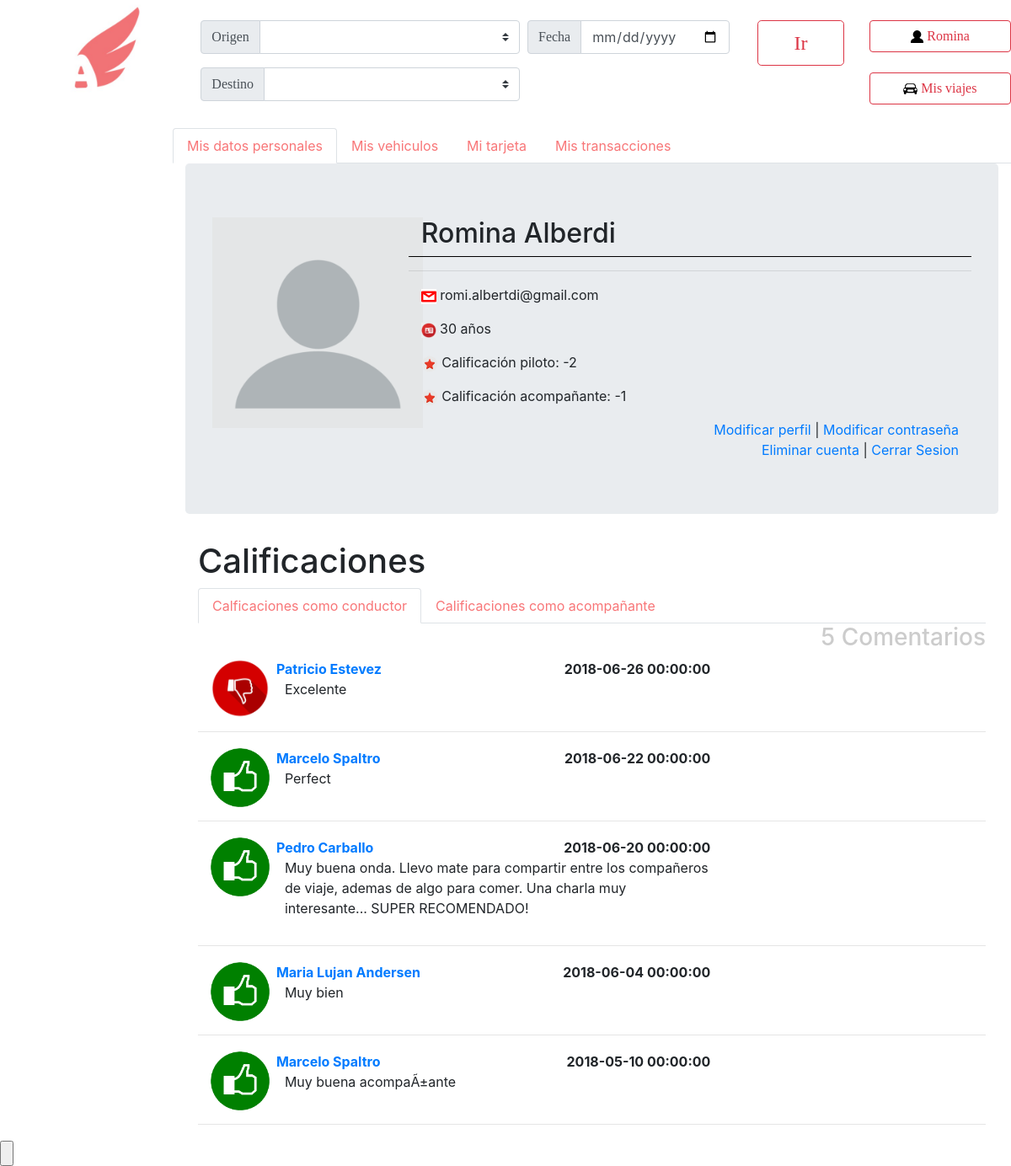
The page /MiCuenta.php (signed in) on the database its author committed.
### tables this page shows
CREATE TABLE IF NOT EXISTS `usuarios` (
  `nombre` varchar(50) NOT NULL,
  `apellido` varchar(50) NOT NULL,
  `email` varchar(50) NOT NULL,
  `clave` varchar(50) NOT NULL,
  `fecha` date NOT NULL,
  `foto` longblob,
  `token` varchar(100) NOT NULL,
  `ID` int(11) NOT NULL AUTO_INCREMENT,
  `borrado` tinyint(1) NOT NULL DEFAULT '0',
  `penalizacion` int(20) NOT NULL DEFAULT '0',
  `penalizacion_acom` int(20) NOT NULL DEFAULT '0',
  `deuda` float NOT NULL DEFAULT '0',
  PRIMARY KEY (`ID`)
);

CREATE TABLE IF NOT EXISTS `calificaciones` (
  `IDorigen` int(10) NOT NULL,
  `IDdestino` int(10) NOT NULL,
  `comentario` varchar(500) DEFAULT NULL,
  `fecha` datetime NOT NULL,
  `calificacion` int(2) NOT NULL DEFAULT '0',
  `IDcalif` int(11) NOT NULL AUTO_INCREMENT,
  `aConductor` tinyint(1) NOT NULL DEFAULT '1',
  `IDviaje` int(100) NOT NULL,
  `fechaCal` datetime NOT NULL DEFAULT '0000-00-00 00:00:00',
  PRIMARY KEY (`IDcalif`)
);

### funciones.php (called while the page is built, shortened)
<?php
	function calcularEdad($miCumpleanos){
		$cumpleanos = new DateTime($miCumpleanos);
                $hoy = new DateTime();
   	 	$annos = $hoy->diff($cumpleanos);
                return $annos->y;
	}
?>

### MiCuenta.php (the view, shortened to what this page needs)
<html lang="en">
  <head>
    <link rel="stylesheet" href="css/bootstrap.min.css">
  </head>
  <body>
            <?php
            require ('funciones.php');
            $link=conectarABase();
            $email=$_SESSION['email'];
            $resultado = mysqli_query($link, "SELECT * FROM usuarios where email='$email'");
            $row = $resultado->fetch_array(MYSQLI_ASSOC);
            $IDusuario= $row['ID'];
            $puntos=0;
            $calificaciones = mysqli_query($link, "SELECT calificacion FROM calificaciones where IDdestino=$IDusuario AND aConductor");
            while($cal = $calificaciones->fetch_array(MYSQLI_NUM)){
                $puntos=$puntos+$cal[0];
            }
            $puntos = $puntos - $row['penalizacion'];
            $puntosA=0;
            $calificacionesA= mysqli_query($link, "SELECT calificacion FROM calificaciones where IDdestino=$IDusuario AND !aConductor");
            while($calA = $calificacionesA->fetch_array(MYSQLI_NUM)){
                $puntosA=$puntosA+$calA[0];
            }
            $puntosA = $puntosA - $row['penalizacion_acom'];
            $calificaciones = mysqli_query($link,"SELECT * FROM calificaciones where IDdestino=$IDusuario and calificacion!=0 and aConductor=1 ORDER BY fecha desc");
  	?>
        <header>
            <nav>
		 <ul>
                    <div class="row" position="fixed">
                        <div class="col-2">
                                <a href="PaginaPrincipal.php">
                                <img href="PaginaPrincipal.php" src="Logo.jpg" alt="Imagen no disponible"  class="rounded mx-auto d-block" height="120x120">
                                </a>
                        </div>
                        <div class="col-8">
                            <div class="row" position="fixed">
                                <div class="col-10">
                                    <br>
                                    <form action="PaginaPrincipal.php" method="POST" accept-charset="utf-8">
                                      <div class="input-group">
                                        <div style="width:60%" class="input-group input-group-prepend mb-3">
                                            <div class="input-group-prepend">
                                                <span  class="input-group-text" id="basic-addon1"><font size="3" face="Univers-Light-Normal">Origen</font></span>
                                            </div>
                                            <select style="height: 40px" class="custom-select" placeholder='vehiculo' name='IDOrigen' id="inputGroupSelect01">
                                                    <option value="" selected></option>
                                                    <?php $citys=mysqli_query($link,"SELECT * FROM ciudades ORDER BY nombre");while($fila3 = $citys->fetch_array(MYSQL_NUM)){?>
                                                    <option value="<?php echo $fila3[1]?>"><?php echo $fila3[0] ?></option>
                                                    <?php }?>
                                            </select>
                                        </div>
                                        <div style="width:38%;margin-left:10px" class="input-group input-group-prepend mb-3">
                                            <div class="input-group-prepend">
                                                <span  class="input-group-text" id="basic-addon1"><font size="3" face="Univers-Light-Normal">Fecha</font></span>
                                            </div>
                                          <input  type="date" face="Univers-Light-Normal" name="fecha" class="form-control" aria-label="La Plata" aria-describedby="basic-addon1">
                                        </div>
                                      </div>
                                      <div style="width:60%" class="input-group input-group-prepend mb-3">
                                          <div class="input-group-prepend">
                                              <span class="input-group-text" id="basic-addon1"><font size="3" face="Univers-Light-Normal">Destino</font></span>
                                          </div>
                                            <select style="height: 40px" class="custom-select" placeholder='vehiculo' name='IDDestino' id="inputGroupSelect02">
                                                    <option value="" selected></option>
                                                    <?php $citys=mysqli_query($link,"SELECT * FROM ciudades ORDER BY nombre");while($fila3 = $citys->fetch_array(MYSQL_NUM)){?>
                                                    <option value="<?php echo $fila3[1]?>"><?php echo $fila3[0] ?></option>
                                                    <?php }?>
                                            </select>
                                          </div>
                                </div>
                                <div class="col-2">
                                    <br>
                                    <button type="submit" name="apreto_ir" href="" class="btn btn-outline-danger btn-lg btn-block btn-lg"><font size="5" face="Univers-Light-Normal">Ir</font></button><br>
                                </div>
                            </div>
                        </div>
                        <div class="col-2">
                            <br>
                            <a href="MiCuenta.php" class="btn btn-outline-danger btn-block"><img src="Imagenes/Usuario.png" height="15x15"><font size="3" face="Univers-Light-Normal">     <?php echo $_SESSION['nombre']; ?></font></a><br>
                            <a href="MisViajes.php" class="btn btn-outline-danger btn-block"><img src="Imagenes/MisViajes.png" height="17x17"><font size="3" face="Univers-Light-Normal">     Mis viajes</font></a>
                        </div>
                    </div>
                 </ul>
            </nav>
        </header>
		<div class="row" position="fixed">
			<div class="col-2">
			</div>
			<div class="col-10">
				<nav>
				  <div class="nav nav-tabs" id="nav-tab" role="tablist">
				    <a class="nav-item nav-link active" id="nav-home-tab" data-toggle="tab" href="#nav-home" role="tab" aria-controls="nav-home" aria-selected="true"><font color="#f87678">Mis datos personales</font></a>
				    <a class="nav-item nav-link" id="nav-profile-tab" data-toggle="tab" href="#nav-vehiculo" role="tab" aria-controls="nav-profile" aria-selected="false"><font color="#f87678">Mis vehiculos</font></a>
				    <a class="nav-item nav-link" id="nav-contact-tab" data-toggle="tab" href="#nav-tarjeta" role="tab" aria-controls="nav-contact" aria-selected="false"><font color="#f87678">Mi tarjeta</font></a>
            <a class="nav-item nav-link" id="nav-trans-tab" data-toggle="tab" href="#nav-trans" role="tab" aria-controls="nav-trans" aria-selected="false"><font color="#f87678">Mis transacciones</font></a>
          </div>
				</nav>
				<div class="tab-content" id="nav-tabContent">
				<div class="tab-pane fade show active" id="nav-home" role="tabpanel" aria-labelledby="nav-home-tab">
            <div class="container-fluid">
                <div class="jumbotron">
                  <div class="row">
                      <div class="col-md-4 col-xs-12 col-sm-4 col-lg-3">
                          <img src="Imagenes/profile.png" height="250">
                      </div>
                      <div class="col-md-8 col-xs-12 col-sm-8 col-lg-9">
                          <div class="container" style="border-bottom:1px solid black">
                            <h2><?php echo $row['nombre'] . " " . $row['apellido'] ;?></h2>
                          </div>
                            <hr>
                          <ul class="container details">
                            <p><img height="18" src="Imagenes/email.png"><?php echo " " . $row['email']; ?></p>
                            <p><img height="18" src="Imagenes/Edad.png"><?php echo " " . calcularEdad($row['fecha']) . " años"; ?></p>
                            <p><img height="20" src="Imagenes/calificacion.png"> Calificación piloto: <?php echo $puntos ?></p>
                            <p><img height="20" src="Imagenes/calificacion.png"> Calificación acompañante: <?php echo $puntosA ?></p>
                          </ul>
                            <div class="container" align="right">
                                <a href="modificarPerfil.php">Modificar perfil</a><span> | </span>
                                <a href='modificarContrasena.php'>Modificar contraseña</a><br>
                                <a href="eliminarCuenta.php" onclick="return confirm('¿Estás seguro?');">Eliminar cuenta</a><span > | </span>
                                <a href="logout.php">Cerrar Sesion </a>
                            </div>
                      </div>
                    </div>
                  </div>
                  <div class="container-fluid" >
                             <h1>Calificaciones</h1>
                             <nav>
                                <div class="nav nav-tabs" id="nav-tab" role="tablist">
                                 <a class="nav-item nav-link active" id="nav-home2-tab" data-toggle="tab" href="#nav-home2" role="tab" aria-controls="nav-home2" aria-selected="true"><font color="#f87678">Calficaciones como conductor</font></a>
                                  <a class="nav-item nav-link" id="nav-profile2-tab" data-toggle="tab" href="#nav-profile2" role="tab" aria-controls="nav-profile2" aria-selected="false"><font color="#f87678">Calificaciones como acompañante</font></a>
                                </div>
                              </nav>
                              <div class="tab-content" id="nav-tabContent">
                                <div class="tab-pane fade show active" id="nav-home2" role="tabpanel" aria-labelledby="nav-home-tab">
                                <h3 align="right" style="color: #cccccc"><?php echo mysqli_num_rows($calificaciones);?> Comentarios</h3>
                             <?php while ($cal = $calificaciones ->fetch_array(MYSQLI_NUM)) {
                                $usuariocalif = mysqli_query($link, "SELECT nombre,apellido,ID,borrado FROM calificaciones,usuarios where IDcalif=$cal[5] AND IDorigen=ID");
                                $usu = $usuariocalif -> fetch_array(MYSQLI_NUM);
                             ?>
                             <div class="container-fluid">
                                 <div class="row">
                                     <div class="col-1">
                                         <img height="70x70" src="Imagenes/<?php if($cal[4]==1){echo "like.png";}else{ echo "unlinke.png";} ?>">
                                     </div>
                                     <div class="col-7">
                                         <div><span style="float:right"><span style="font-weight:bold"> <?php echo $cal[3]?></span></span>
                                            <?php if(!$usu[3]){ ?>
                                                <a style="font-weight: bold"  href="verPerfil.php?id=<?php echo $usu[2];?>"><?php echo $usu[0] . " " . $usu[1]; ?></a>
                                              <?php } else{ ?> <strong> <?php echo $usu[0] . " " . $usu[1]; ?> </strong> <?php }?>
                                        </div>
                                         <p style="margin-left: 10px"><?php echo $cal[2]; ?></p>
                                     </div>
                                     <div class="col-4">
                                     </div>
                                 </div>
                             </div><hr style="height:3px; color:#999999" />
                             <?PHP }?></div>
                             </div>
                         </div>
                 </div>
              </div>
                                </div>
                              </div>
                            </div>
        	<input type="submit" value="" />
    	</body>
    </html>

### rows shown on the page
usuarios: nombre "Romina", apellido "Alberdi", email "romi.albertdi@gmail.com", fecha "30"
calificaciones: fecha "2018-06-26 00:00:00", usuarios.nombre "Patricio", usuarios.apellido "Estevez", comentario "Excelente"
calificaciones: fecha "2018-06-22 00:00:00", usuarios.nombre "Marcelo", usuarios.apellido "Spaltro", comentario "Perfect"
calificaciones: fecha "2018-06-20 00:00:00", usuarios.nombre "Pedro", usuarios.apellido "Carballo", comentario "Muy buena onda. Llevo mate para compartir entre los compañeros de viaje, ademas de algo para comer. Una charla muy interesante... SUPER RECOMENDADO!"
calificaciones: fecha "2018-06-04 00:00:00", usuarios.nombre "Maria Lujan", usuarios.apellido "Andersen", comentario "Muy bien"
calificaciones: fecha "2018-05-10 00:00:00", usuarios.nombre "Marcelo", usuarios.apellido "Spaltro", comentario "Muy buena acompaÃ±ante"

### other values the page prints
$_SESSION['nombre'] "Romina"
$puntos "-2"
$puntosA "-1"
mysqli_num_rows($calificaciones) "5"
